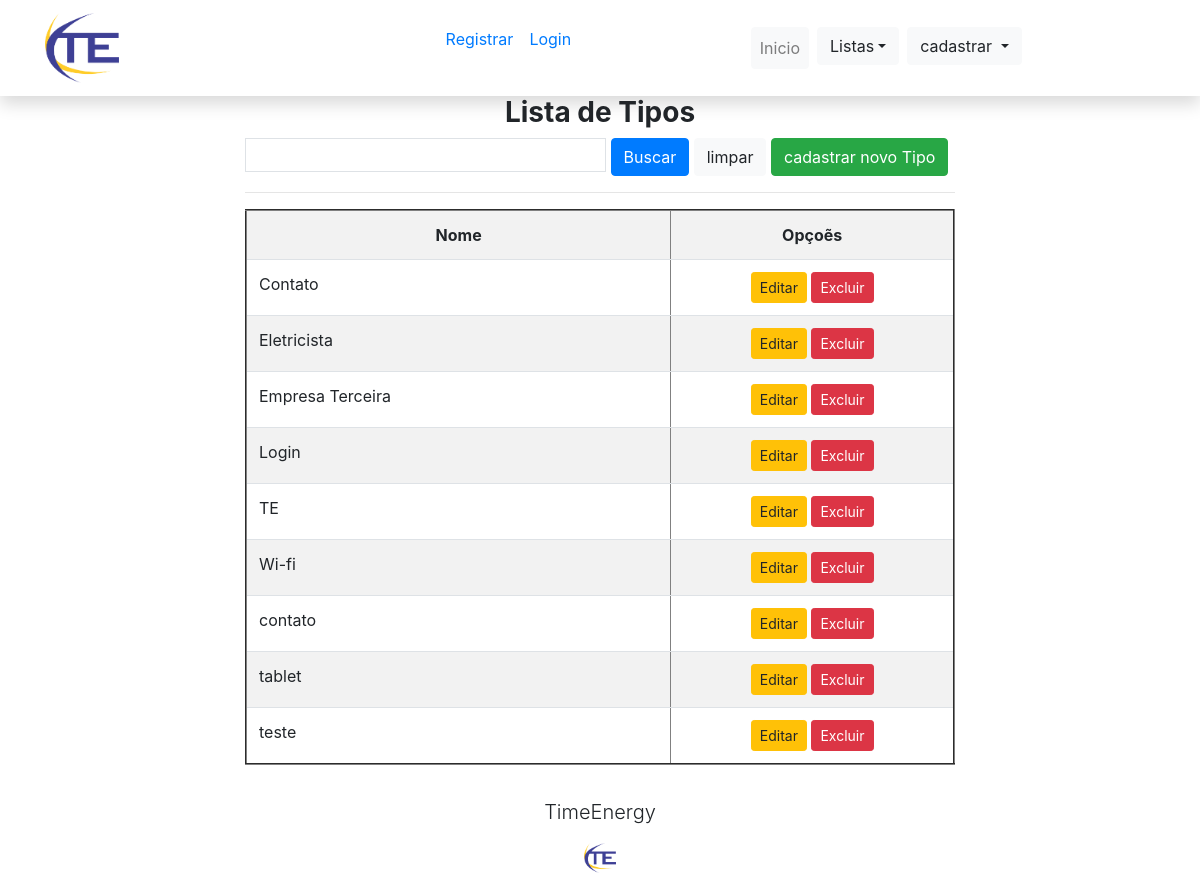
/tipo/listar, run on the app's committed database.
### dadoste/categoria/models.py (models this page shows, shortened)
class Tipo(models.Model):
    nome = models.CharField(max_length=60, verbose_name='Nome')
    descricao = models.TextField(
        null=True, blank=True)
    class Meta:
        verbose_name = ('Tipo')
        verbose_name_plural = ('Tipos')
        ordering = ["nome"]

### dadoste/categoria/views.py (the view)
# urls.py: path('tipo/listar', TipoLista.as_view(), name='listar-tipo' ),
class TipoLista(ListView):
    model = Tipo
    template_name = 'categoria/listas/formulario.html'

### dadoste/categoria/templates/categoria/listas/formulario.html (shortened to what this page needs)
{% extends 'paginas/modelo.html'  %}
{% load static %}
{% load crispy_forms_tags %}
{% block conteudo %}
<div class="container col-lg-8">
<div class="txt" style="text-align: center;" >
    <h3><b>Lista de Tipos</b></h3>
    </div>
<div>
    <input type="text" name="tipo" id="" value=" {{ request.GET.tipo }}" class="p-1 border"
    autocomplete="off" size="30" placeholder="Busca">
    <button type="submit" class="btn btn-primary">Buscar</button>
    <a href="{% url 'listar' %}" class="btn btn-light">limpar</a>
    <a href="{% url 'tipo-cadastro' %}" class="btn btn-success">cadastrar novo Tipo</a>
<hr>
    <table class="table table-striped " border="2px">
        <tr>
            <th width="60%"><center>Nome</center></th>
            <th width="40%"><center>Opçoẽs</center></th>
        </tr>
        {% for formulario in object_list %}
        <tr>
            <td>{{ formulario.nome }}</td>
            <td>
                <center>
                <a href="{% url 'update' formulario.pk %}" class="btn btn-warning btn-sm"
                    title="Editar">Editar</a>
                <a href="{% url 'excluir' formulario.pk %}" class="btn btn-danger btn-sm "
                    title="Excluir">Excluir</a>
            </td>
        </tr>
        {% empty %}
        <tr>
            <td colspan="2">Nenhum registro!</td> ></td>
        </tr>
        {% endfor %}
    </table>
</div>
{% endblock %}

### data on the page
Tipo: nome "Contato"
Tipo: nome "Eletricista"
Tipo: nome "Empresa Terceira"
Tipo: nome "Login"
Tipo: nome "TE"
Tipo: nome "Wi-fi"
Tipo: nome "contato"
Tipo: nome "tablet"
Tipo: nome "teste"
